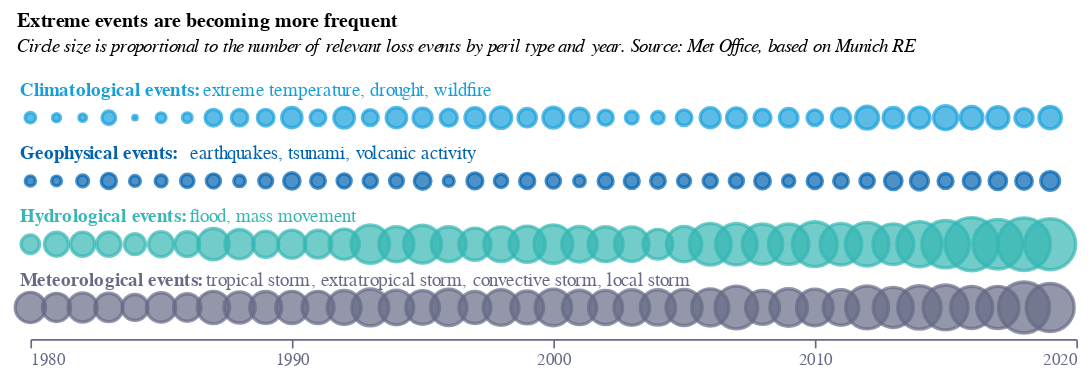

The cell this chart's notebook holds for it:
### Code cell
base = alt.Chart(f1b).encode(
    x=alt.X(
        "year:Q",
        axis=alt.Axis(
            grid=False,
            titleAlign="center",
            titleAnchor="middle",
            title="",
            labelColor=colors["eco-gray"],
            titleColor=colors["eco-gray"],
            tickColor=colors["eco-gray"],
            domainColor=colors["eco-gray"],
            tickCount=5,
            orient="bottom",
            labelAngle=0,
            format=".0f",
            # zindex=1,
            # offset=-43
        ),
        scale=alt.Scale(domain=[1980, 2020]),
    )
)
dots = (
    base.mark_point()
    .encode(
        y=alt.Y("data:N", stack=True, axis=None),
        size=alt.Size("value:Q", legend=None, scale=alt.Scale(domain=[15, 150])),
        fill=alt.Fill(
            "data:N",
            legend=None,
            scale=alt.Scale(
                range=[
                    colors["eco-light-blue"],
                    colors["eco-mid-blue"],
                    colors["eco-turquiose"],
                    colors["eco-gray"],
                ]
            ),
        ),
        color=alt.Color(
            "data:N",
            legend=None,
            scale=alt.Scale(
                range=[
                    colors["eco-light-blue"],
                    colors["eco-mid-blue"],
                    colors["eco-turquiose"],
                    colors["eco-gray"],
                ]
            ),
        ),
    )
    .transform_filter('datum.data!="total"')
)
labels = (
    alt.Chart(
        pd.DataFrame(
            [
                {"x": 1980, "y": 700, "t": "Geophysical events:", "d": "geo"},
                {"x": 1980, "y": 850, "t": "Climatological events:", "d": "climate"},
                {"x": 1980, "y": 240, "t": "Meteorological events:", "d": "meteo"},
                {"x": 1980, "y": 500, "t": "Hydrological events:", "d": "hydro"},
            ]
        )
    )
    .mark_text(align="left", fontWeight='bold',dy=-16, dx=-6)
    .encode(x="x:Q", y="d:N", text="t:N", color="d:N")
)
rlabels = (
    alt.Chart(
        pd.DataFrame(
            [
                {
                    "x": 1985.6,
                    "y": 660,
                    "t": "earthquakes, tsunami, volcanic activity",
                    "d": "geo",
                },
                {
                    "x": 1986.1,
                    "y": 810,
                    "t": "extreme temperature, drought, wildfire",
                    "d": "climate",
                },
                {
                    "x": 1986.2,
                    "y": 200,
                    "t": "tropical storm, extratropical storm, convective storm, local storm",
                    "d": "meteo",
                },
                {"x": 1985.6, "y": 460, "t": "flood, mass movement", "d": "hydro"},
            ]
        )
    )
    .mark_text(align="left", dy=-16, dx=8)
    .encode(x="x:Q", y="d:N", text="t:N", color="d:N")
)
title = alt.TitleParams(
    "Extreme events are becoming more frequent",
    subtitle=[
        "Circle size is proportional to the number of relevant loss events by peril type and year. Source: Met Office, based on Munich RE"
    ],
    anchor="start",
    align="left",
    dx=5,
    fontSize=12,
    dy=-10,
    subtitleFontSize=11,
    subtitleFontStyle="italic",
)
layer1 = (
    ((dots + labels + rlabels).properties(height=150, width=620))
    .configure_view(stroke=None)
    .properties(title=title)
)
layer1.save("visualisation/" + f + ".json")
layer1.save("visualisation/" + f + ".png")
open("README.md", "a").write(readme)
layer1

### Figure 1 — Vega-Lite specification as saved in the notebook (floating-point values rounded to 4 significant figures; data arrays with more than 128 entries replaced by an {"elided": "..."} marker saying what was removed)
{"config": {"view": {"continuousWidth": 400, "continuousHeight": 300, "stroke": null}}, "layer": [{"data": {"name": "data-32221f0610300fcf923a48029f14cc8c"}, "mark": "point", "encoding": {"color": {"type": "nominal", "field": "data", "legend": null, "scale": {"range": ["#179FDB", "#0063AF", "#36B7B4", "#676A86"]}}, "fill": {"type": "nominal", "field": "data", "legend": null, "scale": {"range": ["#179FDB", "#0063AF", "#36B7B4", "#676A86"]}}, "size": {"type": "quantitative", "field": "value", "legend": null, "scale": {"domain": [15, 150]}}, "x": {"type": "quantitative", "axis": {"domainColor": "#676A86", "format": ".0f", "grid": false, "labelAngle": 0, "labelColor": "#676A86", "orient": "bottom", "tickColor": "#676A86", "tickCount": 5, "title": "", "titleAlign": "center", "titleAnchor": "middle", "titleColor": "#676A86"}, "field": "year", "scale": {"domain": [1980, 2020]}}, "y": {"type": "nominal", "axis": null, "field": "data", "stack": true}}, "transform": [{"filter": "datum.data!=\"total\""}]}, {"data": {"name": "data-7ce78eaa6e72b506005686f27f794f24"}, "mark": {"type": "text", "align": "left", "dx": -6, "dy": -16, "fontWeight": "bold"}, "encoding": {"color": {"type": "nominal", "field": "d"}, "text": {"type": "nominal", "field": "t"}, "x": {"type": "quantitative", "field": "x"}, "y": {"type": "nominal", "field": "d"}}}, {"data": {"name": "data-79d02939039f213f5cc59e6837956aae"}, "mark": {"type": "text", "align": "left", "dx": 8, "dy": -16}, "encoding": {"color": {"type": "nominal", "field": "d"}, "text": {"type": "nominal", "field": "t"}, "x": {"type": "quantitative", "field": "x"}, "y": {"type": "nominal", "field": "d"}}}], "height": 150, "title": {"text": "Extreme events are becoming more frequent", "align": "left", "anchor": "start", "dx": 5, "dy": -10, "fontSize": 12, "subtitle": ["Circle size is proportional to the number of relevant loss events by peril type and year. Source: Met Office, based on Munich RE"], "subtitleFontSize": 11, "subtitleFontStyle": "italic"}, "width": 620, "$schema": "https://vega.github.io/schema/vega-lite/v4.8.1.json", "datasets": {"data-32221f0610300fcf923a48029f14cc8c": {"elided": "200 records"}, "data-7ce78eaa6e72b506005686f27f794f24": [{"x": 1980, "y": 700, "t": "Geophysical events:", "d": "geo"}, {"x": 1980, "y": 850, "t": "Climatological events:", "d": "climate"}, {"x": 1980, "y": 240, "t": "Meteorological events:", "d": "meteo"}, {"x": 1980, "y": 500, "t": "Hydrological events:", "d": "hydro"}], "data-79d02939039f213f5cc59e6837956aae": [{"x": 1986.0, "y": 660, "t": "earthquakes, tsunami, volcanic activity", "d": "geo"}, {"x": 1986.0, "y": 810, "t": "extreme temperature, drought, wildfire", "d": "climate"}, {"x": 1986.0, "y": 200, "t": "tropical storm, extratropical storm, convective storm, local storm", "d": "meteo"}, {"x": 1986.0, "y": 460, "t": "flood, mass movement", "d": "hydro"}]}}
